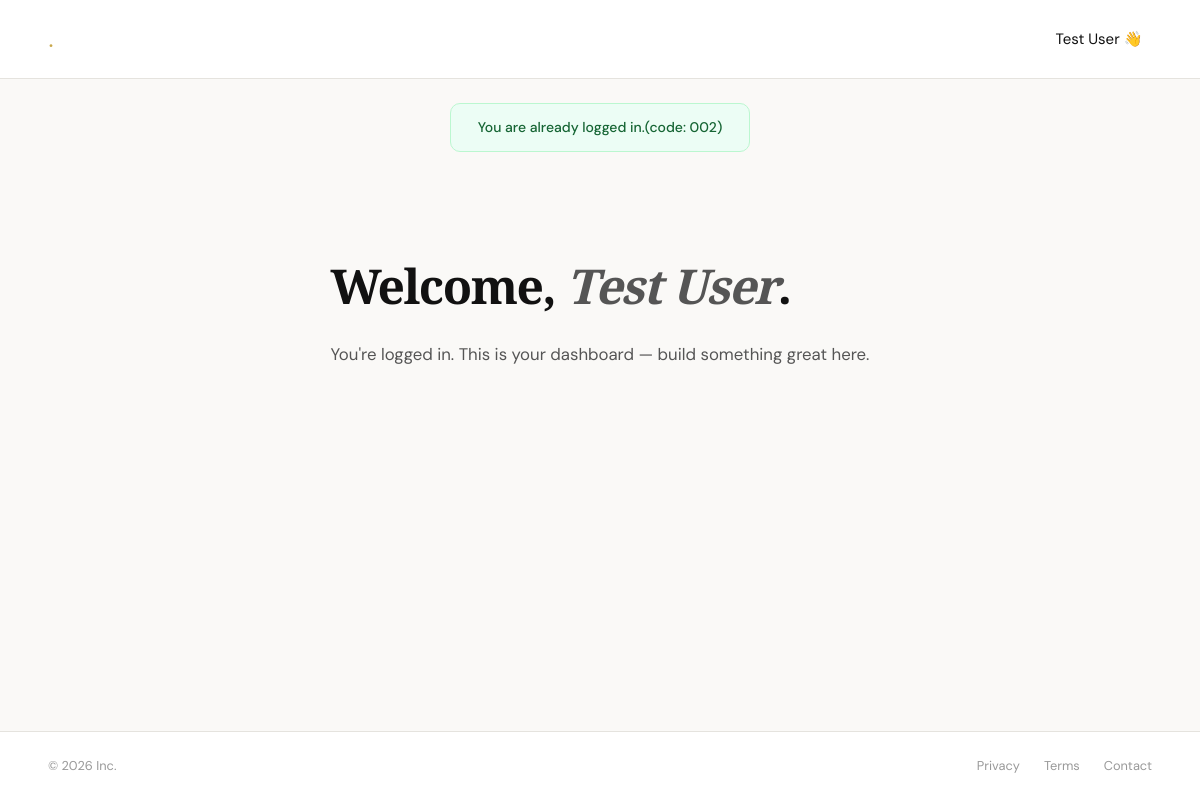
The page /auth (signed in) on the database as committed earlier.
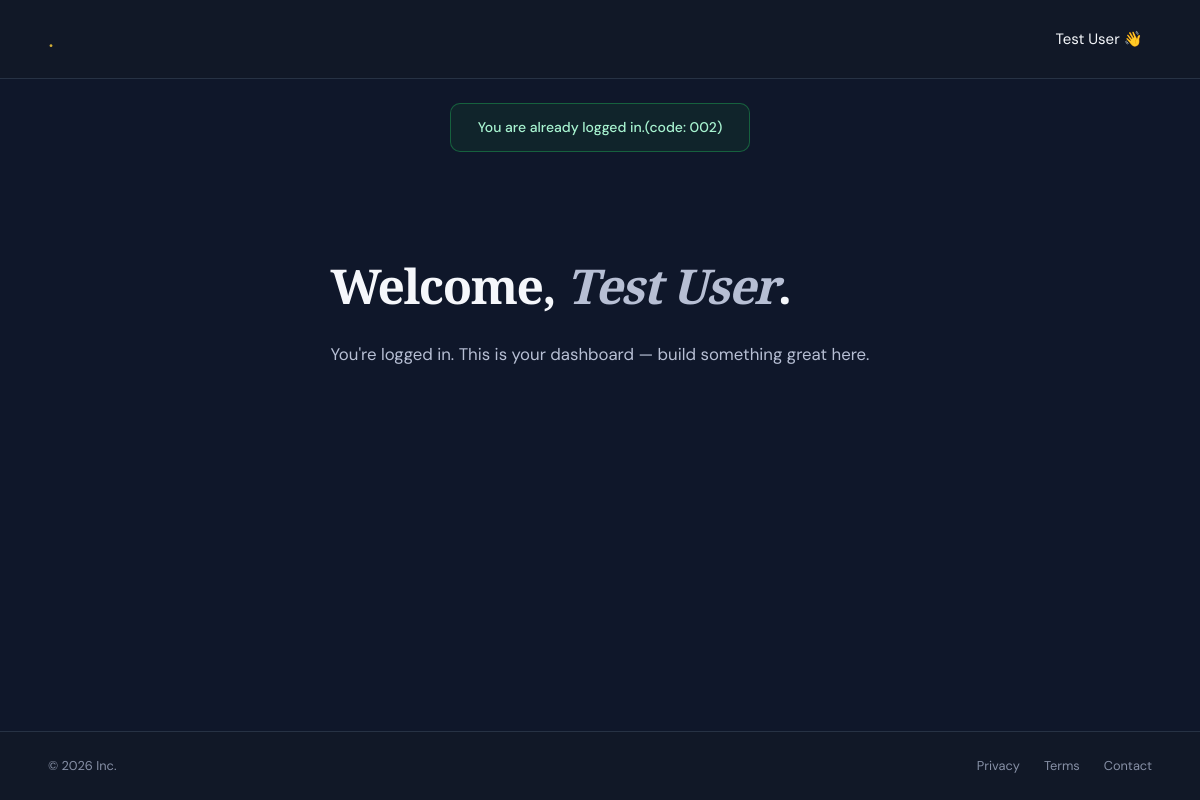
The same page on the database as committed later.
### app.py (models this page shows, shortened)
class User(db.Model):
    __tablename__ = "users"
    id = db.Column(db.Integer, primary_key=True)
    name = db.Column(db.String(120), nullable=False)
    email = db.Column(db.String(255), unique=True, nullable=False)
    password_hash = db.Column(db.String(255), nullable=False)
    admin = db.Column(db.Integer, default=0, nullable=False)
    theme_mode = db.Column(db.String(16), nullable=False, default="light")

### app.py (the view, shortened to what this page needs)
@app.route("/auth")
def auth():
    if maintenance_enabled():
        flash("The site is currently under maintenance. Please try again later.", "error")
        return redirect(url_for("maintenance_page"))
    if "user_id" in flask.session:
        flash("You are already logged in.(code: 002)", "success")
        return render_template("dashboard.html", name=flask.session["user_name"] )

### app.py (called while the page is built, shortened)
def get_setting(key, default="0"):
    setting = SiteSetting.query.filter_by(key=key).first()
    return setting.value if setting else default

def registration_enabled():
    return get_setting("registration_enabled", "1") == "1"

def login_enabled():
    return get_setting("login_enabled", "1") == "1"

def normalize_theme_mode(value):
    return value if value in {"light", "dark"} else "light"

def maintenance_enabled():
    return get_setting("maintenance_mode", "0") == "1"

def get_user_theme_mode(user=None):
    if user is not None and getattr(user, "theme_mode", None):
        return normalize_theme_mode(user.theme_mode)
    if "user_theme" in flask.session:
        return normalize_theme_mode(flask.session["user_theme"])
    return "light"

@app.before_request
def enforce_maintenance():
    if not maintenance_enabled():
        return None

### templates/dashboard.html (shortened to what this page needs)
<!DOCTYPE html>
<html lang="en">
<head>
  <link rel="stylesheet" href="{{ url_for('static', filename='style.css') }}" />
</head>
<body data-theme="{{ theme_mode }}">
  {% include 'navbar.html' %}
  {% with messages = get_flashed_messages(with_categories=true) %}
    {% if messages %}
      <div class="flash-wrapper page-flash">
        {% for category, message in messages %}
          <div class="flash flash-{{ category }}">{{ message }}</div>
        {% endfor %}
      </div>
    {% endif %}
  {% endwith %}
  <div class="dashboard">
    <h1>Welcome, <em>{{ name }}</em>.</h1>
    <p>You're logged in. This is your dashboard — build something great here.</p>
  </div>
  {% include 'footer.html' %}
</body>
</html>

### templates/navbar.html (shortened to what this page needs)
<nav class="navbar">
  <a href="/" class="logo"> {{ title }}<span>.</span></a>
  <div class="nav-links">
    {% if name %}
      <div class="nav-user-menu">
        <span class="nav-user-trigger" aria-haspopup="true" aria-expanded="false">{{ name }}{% if is_admin %} 😈 {% else %} 👋 {% endif %}</span>
      </div>
    {% elif not maintenance_enabled %}
      <a href="{{ url_for('auth') }}" class="btn-login"> Sign in / Register</a>
    {% endif %}
  </div>
</nav>

Rows that differ between the two databases and show on the page:
changed User "Test User": theme_mode "light" → "dark" (drawn)
